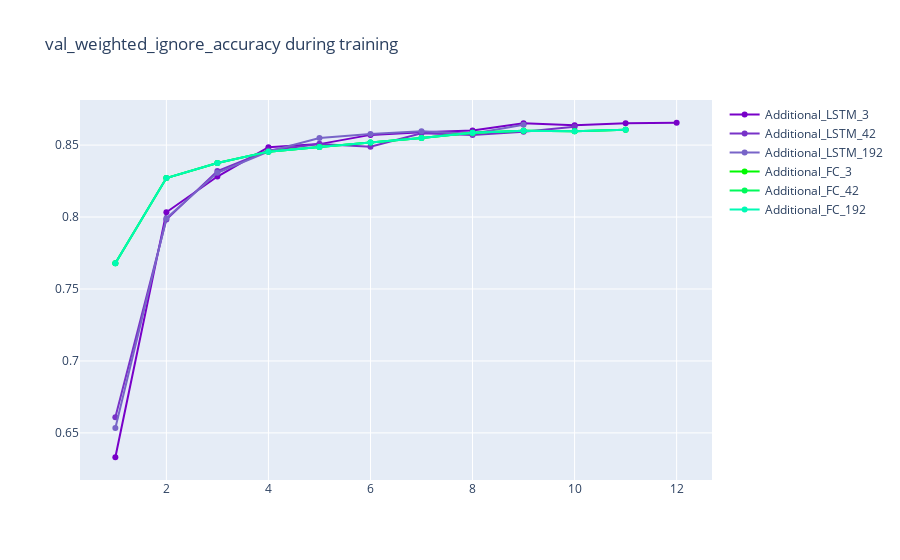

Write notebook code for a chart like this one.
### Code cell
def plot_train(baseline_model_recaps,gru_model_recaps,add_lstm_model_recaps,add_fc_model_recaps,metric,ep=15):
  epochs = np.arange(1,ep,1)
  fig = go.Figure()
  for i in range(len(baseline_model_recaps)):
    fig.add_trace(go.Scatter(x=epochs, y=baseline_model_recaps[i]['history'].history[metric], name=baseline_model_recaps[i]['name'], mode='lines+markers',marker=dict(color=f'rgb(250,{i*90},0)')))
  for i in range(len(gru_model_recaps)):
    fig.add_trace(go.Scatter(x=epochs, y=gru_model_recaps[i]['history'].history[metric], name=gru_model_recaps[i]['name'], mode='lines+markers',marker=dict(color=f'rgb(0,{i*90},250)')))
  for i in range(len(add_lstm_model_recaps)):
    fig.add_trace(go.Scatter(x=epochs, y=add_lstm_model_recaps[i]['history'].history[metric], name=add_lstm_model_recaps[i]['name'], mode='lines+markers',marker=dict(color=f'rgb(120,{i*50},200)')))
  for i in range(len(add_fc_model_recaps)):
    fig.add_trace(go.Scatter(x=epochs, y=add_fc_model_recaps[0]['history'].history[metric], name=add_fc_model_recaps[i]['name'], mode='lines+markers',marker=dict(color=f'rgb(0,250,{i*90})')))
  fig.update_layout(title=f'{metric} during training')

  fig.show()

plot_train(baseline_model_recaps,gru_model_recaps,add_lstm_model_recaps,add_fc_model_recaps,'val_weighted_accuracy')

### Figure 1 — Plotly figure (JSON) as saved in the notebook; plotly's stock layout.template omitted (floating-point values rounded to 4 significant figures)
{"data": [{"marker": {"color": "rgb(120,0,200)"}, "mode": "lines+markers", "name": "Additional_LSTM_3", "type": "scatter", "x": [1, 2, 3, 4, 5, 6, 7, 8, 9, 10, 11, 12, 13, 14], "y": [0.6331, 0.8033, 0.8281, 0.8485, 0.8507, 0.8571, 0.8589, 0.8602, 0.8652, 0.8638, 0.8651, 0.8655]}, {"marker": {"color": "rgb(120,50,200)"}, "mode": "lines+markers", "name": "Additional_LSTM_42", "type": "scatter", "x": [1, 2, 3, 4, 5, 6, 7, 8, 9, 10, 11, 12, 13, 14], "y": [0.6609, 0.7982, 0.832, 0.8463, 0.8507, 0.8489, 0.8581, 0.857, 0.8592, 0.8627]}, {"marker": {"color": "rgb(120,100,200)"}, "mode": "lines+markers", "name": "Additional_LSTM_192", "type": "scatter", "x": [1, 2, 3, 4, 5, 6, 7, 8, 9, 10, 11, 12, 13, 14], "y": [0.6534, 0.7991, 0.8307, 0.8455, 0.8549, 0.8578, 0.8595, 0.8579, 0.8641]}, {"marker": {"color": "rgb(0,250,0)"}, "mode": "lines+markers", "name": "Additional_FC_3", "type": "scatter", "x": [1, 2, 3, 4, 5, 6, 7, 8, 9, 10, 11, 12, 13, 14], "y": [0.7679, 0.8271, 0.8376, 0.8455, 0.8487, 0.8517, 0.8549, 0.8586, 0.8599, 0.8595, 0.8607]}, {"marker": {"color": "rgb(0,250,90)"}, "mode": "lines+markers", "name": "Additional_FC_42", "type": "scatter", "x": [1, 2, 3, 4, 5, 6, 7, 8, 9, 10, 11, 12, 13, 14], "y": [0.7679, 0.8271, 0.8376, 0.8455, 0.8487, 0.8517, 0.8549, 0.8586, 0.8599, 0.8595, 0.8607]}, {"marker": {"color": "rgb(0,250,180)"}, "mode": "lines+markers", "name": "Additional_FC_192", "type": "scatter", "x": [1, 2, 3, 4, 5, 6, 7, 8, 9, 10, 11, 12, 13, 14], "y": [0.7679, 0.8271, 0.8376, 0.8455, 0.8487, 0.8517, 0.8549, 0.8586, 0.8599, 0.8595, 0.8607]}], "layout": {"title": {"text": "val_weighted_ignore_accuracy during training"}}}
